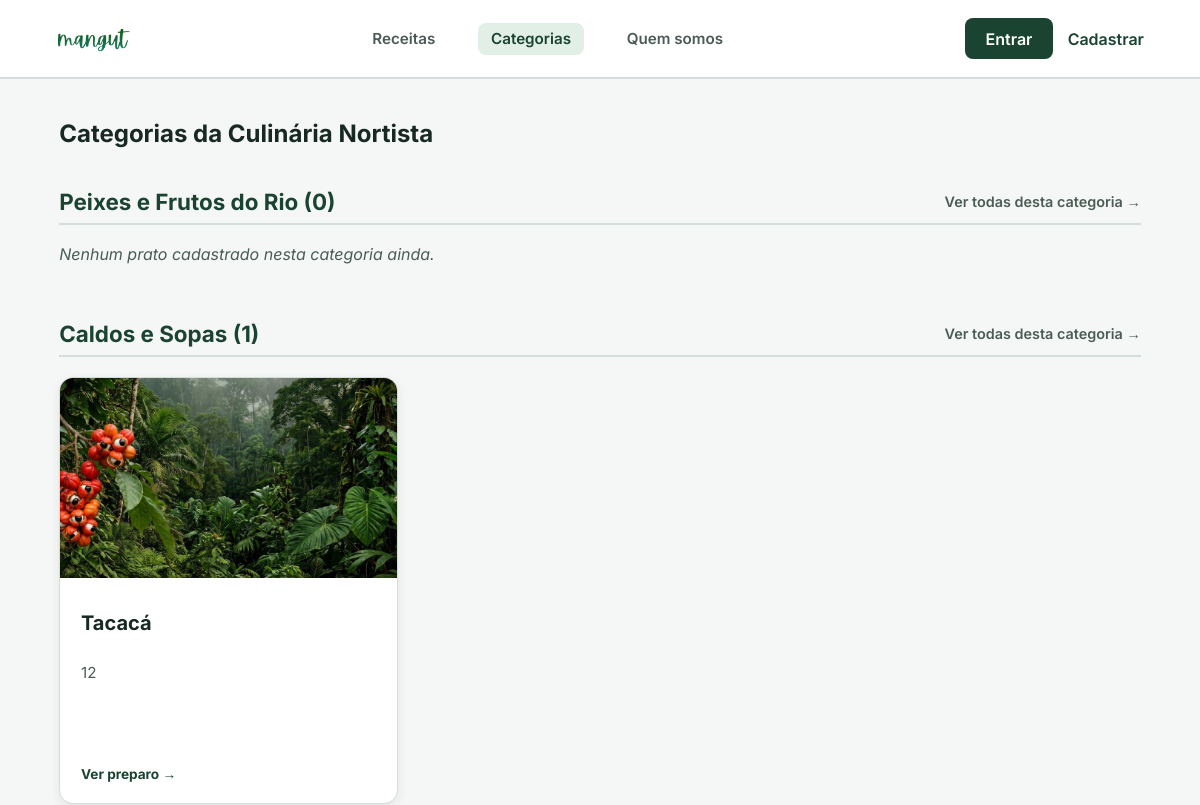
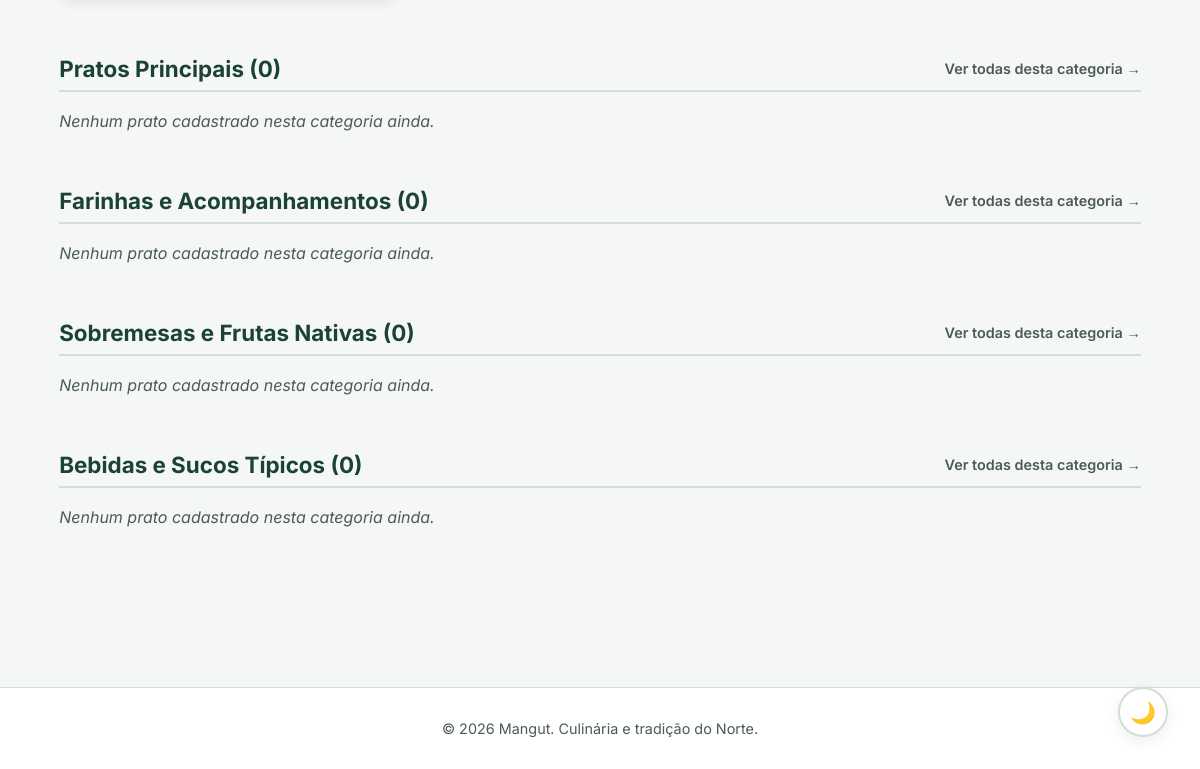
Before: /categorias with the older database file (2 pictures, top to bottom).
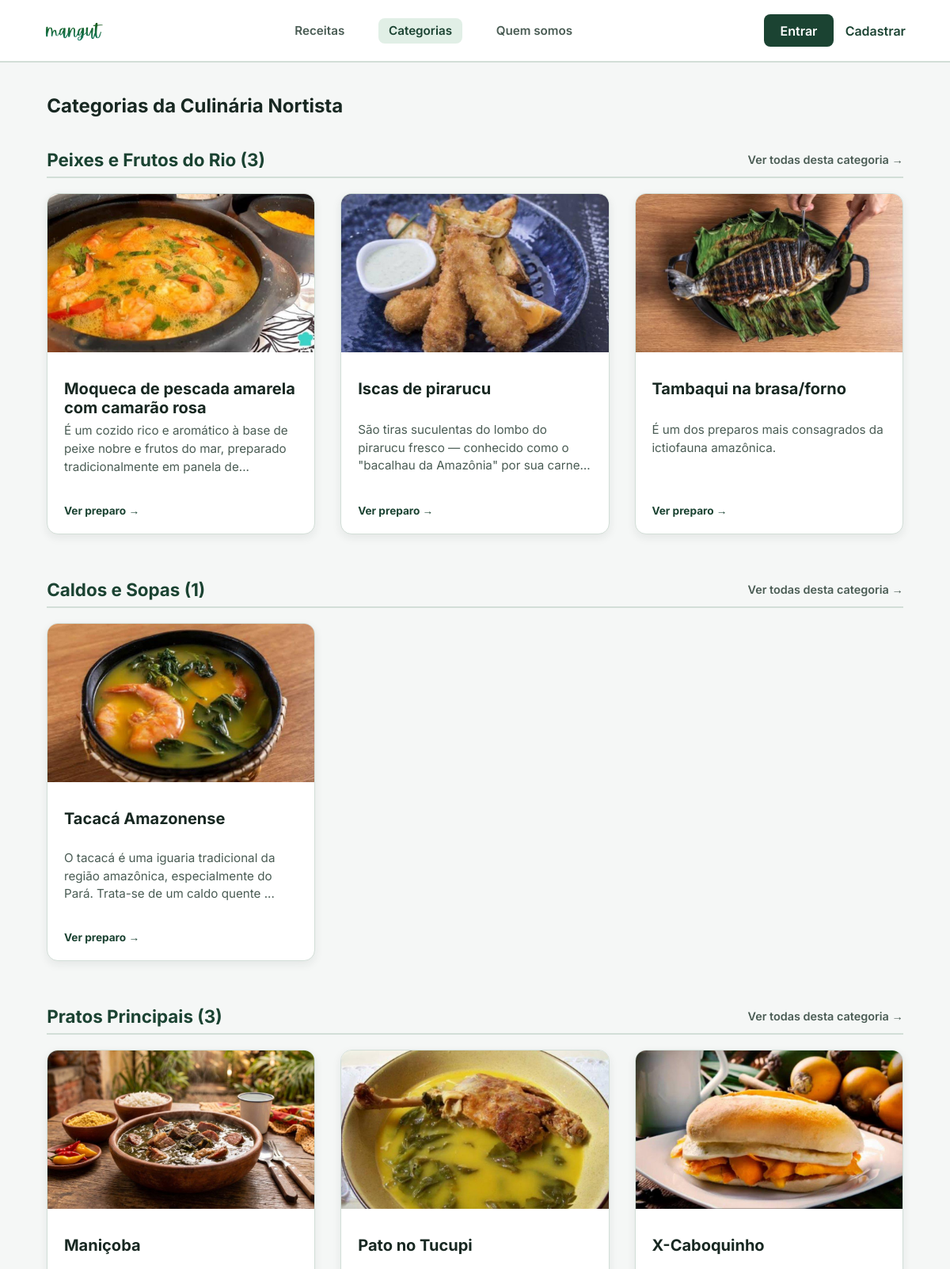
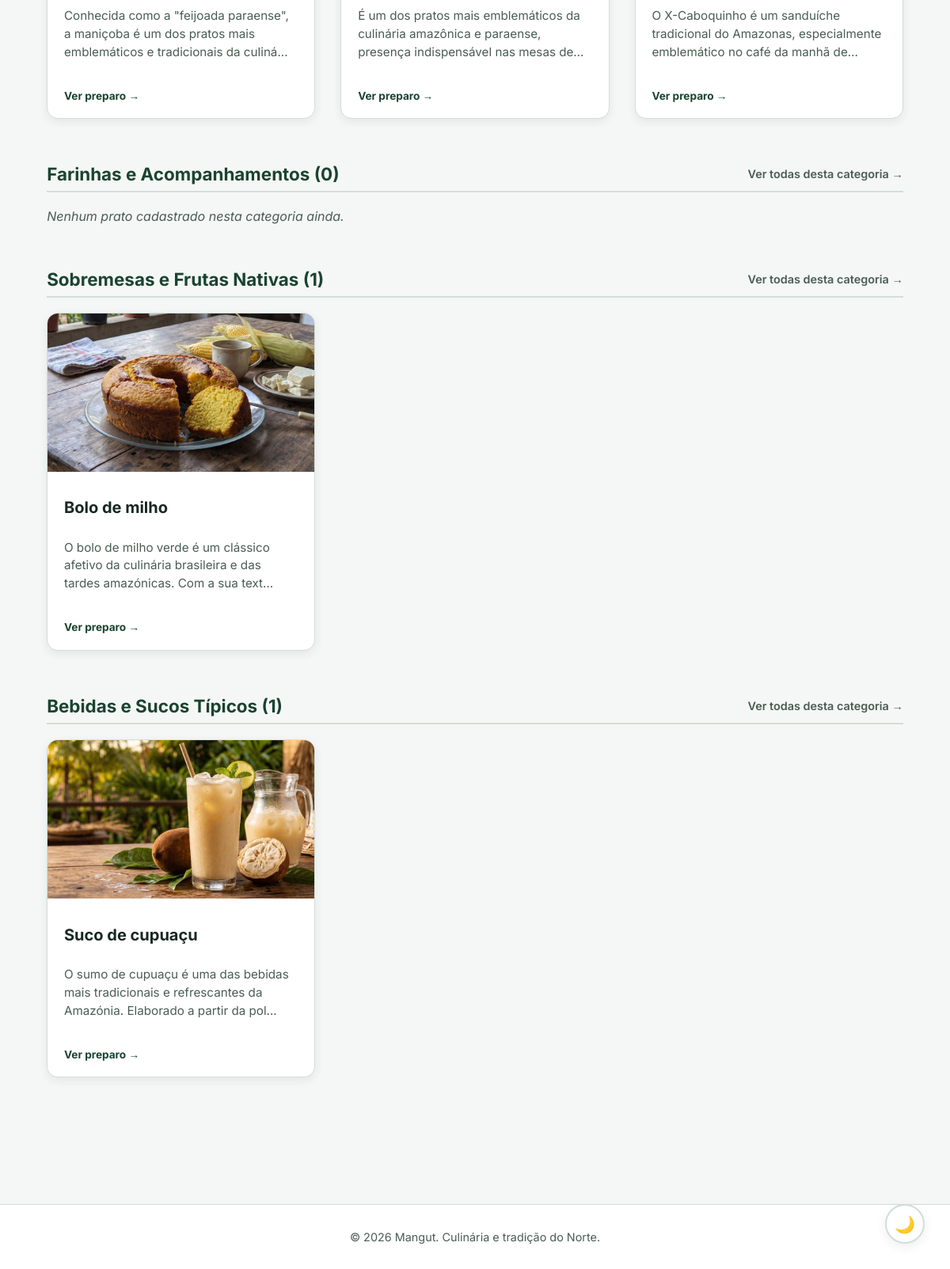
After: the same page with the newer database file (2 pictures, top to bottom).
### app/models.py (models this page shows)
class Categoria(db.Model):
    __tablename__ = 'categoria'
    idcategoria = db.Column(db.Integer, primary_key=True)
    nome = db.Column(db.String(50), nullable=False)
    receitas = db.relationship('Receita', back_populates='categoria_rel', lazy=True)

class Receita(db.Model):
    __tablename__ = 'receitas'
    idreceitas = db.Column(db.Integer, primary_key=True)
    nome = db.Column(db.String(100), nullable=False)
    descricao = db.Column(db.Text, nullable=False)
    lista_ingredientes = db.Column(db.Text, nullable=False)
    modo_preparo = db.Column(db.Text, nullable=False)
    imagem_url = db.Column(db.String(255), nullable=True)
    visualizacoes = db.Column(db.Integer, default=0)
    status = db.Column(db.String(20), default='ativo')
    data_criacao = db.Column(db.DateTime, default=datetime.utcnow)
    categoria_idcategoria = db.Column(db.Integer, db.ForeignKey('categoria.idcategoria'), nullable=False)
    gastronomos_idgastronomos = db.Column(db.Integer, db.ForeignKey('gastronomos.idgastronomos'), nullable=False)
    categoria_rel = db.relationship('Categoria', back_populates='receitas')
    autor = db.relationship('Gastronomo', back_populates='receitas')
    avaliacoes = db.relationship('AvaliacaoReceita', back_populates='receita', lazy=True, cascade='all, delete-orphan')

### app/routes.py (the view)
@main.route('/categorias')
def ver_categorias():
    categorias = Categoria.query.all()
    dados_categorias = []
    for cat in categorias:
        receitas_cat = formatar_receitas(Receita.query.filter_by(categoria_idcategoria=cat.idcategoria))
        dados_categorias.append({
            "id": cat.idcategoria,
            "nome": cat.nome,
            "qtd_receitas": len(receitas_cat),
            "receitas": receitas_cat
        })
    return render_template('categorias.html', categorias=dados_categorias)

### app/routes.py (called while the page is built)
def formatar_receitas(query_obj):
    receitas_db = query_obj.all()
    formatadas = []
    for r in receitas_db:
        avaliacoes = AvaliacaoReceita.query.filter_by(receitas_idreceitas=r.idreceitas).all()
        qtd = len(avaliacoes)
        media = round(sum(a.avaliacoes for a in avaliacoes) / qtd, 1) if qtd > 0 else 0.0
        formatadas.append({
            "id": r.idreceitas,
            "nome": r.nome,
            "categoria": r.categoria_rel.nome,
            "categoria_id": r.categoria_idcategoria,
            "descricao": r.descricao,
            "imagem_url": r.imagem_url,  # 🟢 Fica None caso não exista foto
            "media_estrelas": media,
            "qtd_avaliacoes": qtd
        })
    return formatadas

### app/templates/categorias.html (shortened to what this page needs)
<!DOCTYPE html>
<html lang="pt-br">
<head>
    <link rel="stylesheet" href="{{ url_for('static', filename='css/style.css') }}">
</head>
<body>
    <header class="navbar">
        <a href="/" class="logo-link">
            <img src="{{ url_for('static', filename='img/logo.png') }}" alt="Logo Mangut" class="navbar-logo">
        </a>
        <nav class="nav-links">
            <a href="/receitas">Receitas</a>
            <a href="/categorias" class="active">Categorias</a>
            <a href="/sobre">Quem somos</a>
        </nav>
        <div class="nav-actions">
            {% if current_user.is_authenticated %}
                <a href="/perfil" class="navbar-user-link" title="Ver meu perfil">
                    {% if current_user.foto_perfil %}
                        <img src="{{ current_user.foto_perfil }}" alt="{{ current_user.nome }}" class="navbar-avatar-thumb">
                    {% else %}
                        <span class="navbar-avatar-placeholder">{{ current_user.nome[0] | upper }}</span>
                    {% endif %}
                    <span>{{ current_user.nome }} {% if current_user.is_admin %}(ADM){% endif %}</span>
                </a>
                <a href="/receita/nova" class="btn-primary">+ Nova Receita</a>
                <a href="/logout" class="btn-logout" title="Sair do sistema">🚪 Sair</a>
            {% else %}
                <a href="/login" class="btn-primary">Entrar</a>
                <a href="/cadastro" style="color: var(--text-accent); font-weight: 600; text-decoration: none;">Cadastrar</a>
            {% endif %}
        </div>
    </header>
    <main class="container">
        <h2>Categorias da Culinária Nortista</h2>
        {% for cat in categorias %}
        <section style="margin-bottom: 3.5rem;">
            <div style="display: flex; justify-content: space-between; align-items: center; margin-bottom: 1.2rem; border-bottom: 2px solid var(--border-color); padding-bottom: 0.5rem;">
                <h3 style="color: var(--text-accent); font-size: 1.4rem;"> {{ cat.nome }} ({{ cat.qtd_receitas }})</h3>
                <a href="/receitas?categoria={{ cat.id }}" style="color: var(--text-secondary); font-size: 0.9rem; font-weight: 600; text-decoration: none;">Ver todas desta categoria →</a>
            </div>
            {% if cat.receitas %}
            <div class="recipe-grid">
                {% for receita in cat.receitas %}
                <a href="{{ url_for('main.detalhe_receita', id=receita.id) }}" class="recipe-card-link">
                    {% if receita.imagem_url %}
                        <img src="{{ receita.imagem_url }}" alt="{{ receita.nome }}" class="card-img">
                    {% endif %}
                    <div class="card-content">
                        <h3>{{ receita.nome }}</h3>
                        <p>{{ receita.descricao | truncate(110, True, '...') }}</p>
                        <span class="card-footer-action">Ver preparo →</span>
                    </div>
                </a>
                {% endfor %}
            </div>
            {% else %}
                <p style="color: var(--text-secondary); font-style: italic;">Nenhum prato cadastrado nesta categoria ainda.</p>
            {% endif %}
        </section>
        {% endfor %}
    </main>
    <footer>
        <p>&copy; 2026 Mangut. Culinária e tradição do Norte.</p>
    </footer>
    <button id="theme-toggle" class="theme-toggle-floating" title="Alternar Modo Escuro">🌙</button>
</body>
</html>

### app/static/css/style.css (style rules this page uses)
:root { --bg-main: #f5f7f6; --bg-card: #ffffff; --bg-surface: #eaf1ed; --bg-hero: #e1efe7; --text-primary: #182822; --text-secondary: #4a5c54; --text-accent: #1b4332; --border-color: #d2ded7; --tag-bg: #e1efe6; --tag-text: #1e5a3f; --btn-cta: #1e5a3f; --btn-cta-hover: #182822; --card-shadow: rgba(24, 40, 34, 0.08); }
* { margin: 0; padding: 0; box-sizing: border-box; font-family: 'Inter', sans-serif; transition: background-color 0.25s ease, color 0.25s ease, border-color 0.25s ease; }
html { scroll-behavior: smooth; }
body { background-color: var(--bg-main); color: var(--text-primary); min-height: 100vh; display: flex; flex-direction: column; }
.navbar { display: flex; justify-content: space-between; align-items: center; padding: 1.1rem 3.5rem; background-color: var(--bg-card); border-bottom: 2px solid var(--border-color); position: sticky; top: 0; z-index: 1000; }
.logo-link { display: flex; align-items: center; text-decoration: none; }
.navbar-logo { height: 42px; width: auto; }
.nav-links a { margin: 0 0.8rem; text-decoration: none; color: var(--text-secondary); font-weight: 600; font-size: 0.95rem; padding: 0.4rem 0.8rem; border-radius: 8px; }
.nav-links a:hover, .nav-links a.active { color: var(--text-accent); background-color: var(--tag-bg); }
.nav-actions { display: flex; align-items: center; gap: 0.9rem; }
.btn-primary { background-color: var(--text-accent); color: #ffffff; border: none; padding: 0.65rem 1.3rem; border-radius: 8px; font-weight: 600; cursor: pointer; text-decoration: none; display: inline-flex; align-items: center; justify-content: center; gap: 0.4rem; }
.container { max-width: 1120px; margin: 2.5rem auto; padding: 0 1.2rem; flex: 1; width: 100%; }
.recipe-grid { display: grid; grid-template-columns: repeat(auto-fill, minmax(320px, 1fr)); gap: 2rem; }
.recipe-card-link { text-decoration: none; color: inherit; display: flex; flex-direction: column; background: var(--bg-card); border-radius: 14px; border: 1px solid var(--border-color); box-shadow: 0 4px 12px var(--card-shadow); overflow: hidden; cursor: pointer; transition: transform 0.2s ease, box-shadow 0.2s ease, border-color 0.2s ease; }
.card-img { width: 100%; height: 200px; object-fit: cover; background-color: var(--bg-surface); }
.card-content { padding: 1.3rem; display: flex; flex-direction: column; justify-content: space-between; flex-grow: 1; }
.card-content h3 { display: -webkit-box; -webkit-line-clamp: 2; -webkit-box-orient: vertical; overflow: hidden; text-overflow: ellipsis; min-height: 2.8rem; margin: 0.5rem 0; }
.card-content p { display: -webkit-box; -webkit-line-clamp: 3; -webkit-box-orient: vertical; overflow: hidden; text-overflow: ellipsis; line-height: 1.5; min-height: 4.5em; color: var(--text-secondary); font-size: 0.92rem; margin-bottom: 1rem; }
.recipe-card-link h3 { margin: 0.8rem 0 0.4rem 0; color: var(--text-primary); font-size: 1.25rem; }
.recipe-card-link p { color: var(--text-secondary); font-size: 0.95rem; line-height: 1.5; }
.card-footer-action { margin-top: 1.2rem; font-size: 0.85rem; font-weight: 700; color: var(--text-accent); }
.theme-toggle-floating { position: fixed; bottom: 2rem; right: 2rem; width: 50px; height: 50px; background-color: var(--bg-card); border: 2px solid var(--border-color); color: var(--text-primary); border-radius: 50%; cursor: pointer; font-size: 1.3rem; display: flex; align-items: center; justify-content: center; box-shadow: 0 4px 14px var(--card-shadow); z-index: 1000; }
footer { text-align: center; padding: 2rem; color: var(--text-secondary); font-size: 0.9rem; border-top: 1px solid var(--border-color); background: var(--bg-card); margin-top: 4rem; }
img, video, canvas { max-width: 100%; height: auto; }
:root { --featured-bg-overlay: rgba(245, 247, 246, 0.88); }

Changed rows visible on the page:
shown differently, row unchanged: Categoria "Peixes e Frutos do Rio": qtd_receitas "0" → "3"; no longer shows "Nenhum prato cadastrado nesta categoria ainda."
added Receita: nome "Moqueca de pescada amarela com camarão rosa", descricao "É um cozido rico e aromático à base de peixe nobre e frutos do mar, preparado tradicionalmente em panela de..."
added Receita: nome "Iscas de pirarucu", descricao "São tiras suculentas do lombo do pirarucu fresco — conhecido como o \"bacalhau da Amazônia\" por sua…"
added Receita: nome "Tambaqui na brasa/forno", descricao "É um dos preparos mais consagrados da ictiofauna amazônica."
changed through a linked row, Categoria "Caldos e Sopas": imagem_url: picture removed
added Receita: nome "Tacacá Amazonense", descricao "O tacacá é uma iguaria tradicional da região amazônica, especialmente do Pará. Trata-se de um caldo quente ..."
changed through a linked row, Categoria "Pratos Principais": qtd_receitas "0" → "3"; imagem_url: picture added; no longer shows "Nenhum prato cadastrado nesta categoria ainda."
added Receita: nome "Pato no Tucupi", descricao "É um dos pratos mais emblemáticos da culinária amazônica e paraense, presença indispensável nas mesas…"
added Receita: nome "X-Caboquinho", descricao "O X-Caboquinho é um sanduíche tradicional do Amazonas, especialmente emblemático no café da manhã…"
shown differently, row unchanged: Categoria "Sobremesas e Frutas Nativas": qtd_receitas "0" → "1"; no longer shows "Nenhum prato cadastrado nesta categoria ainda."
added Receita: nome "Bolo de milho", descricao "O bolo de milho verde é um clássico afetivo da culinária brasileira e das tardes amazónicas. Com a sua text..."
shown differently, row unchanged: Categoria "Bebidas e Sucos Típicos": qtd_receitas "0" → "1"; no longer shows "Nenhum prato cadastrado nesta categoria ainda."
added Receita: nome "Suco de cupuaçu", descricao "O sumo de cupuaçu é uma das bebidas mais tradicionais e refrescantes da Amazónia. Elaborado a partir da pol..."
Other visible differences:
new list line: "Ver preparo →"
new list line: "Maniçoba Conhecida como a \"feijoada paraense\", a maniçoba é um dos pratos mais emblemáticos e tradicionais da culiná..."
list line gone: "Tacacá 12"
list line gone: "Ver preparo →"
